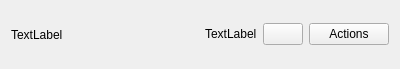
<?xml version="1.0" encoding="UTF-8"?>
<ui version="4.0">
 <class>serviceWidget</class>
 <widget class="QWidget" name="serviceWidget">
  <property name="geometry">
   <rect>
    <x>0</x>
    <y>0</y>
    <width>400</width>
    <height>69</height>
   </rect>
  </property>
  <layout class="QHBoxLayout" name="horizontalLayout">
   <item>
    <widget class="QLabel" name="nameLabel">
     <property name="sizePolicy">
      <sizepolicy hsizetype="Expanding" vsizetype="Preferred">
       <horstretch>0</horstretch>
       <verstretch>0</verstretch>
      </sizepolicy>
     </property>
     <property name="text">
      <string comment="KDE::DoNotExtract">TextLabel</string>
     </property>
    </widget>
   </item>
   <item>
    <widget class="QLabel" name="statusLabel">
     <property name="text">
      <string comment="KDE::DoNotExtract">TextLabel</string>
     </property>
     <property name="textFormat">
      <enum>Qt::RichText</enum>
     </property>
    </widget>
   </item>
   <item>
    <widget class="KPushButton" name="infoPushButton"/>
   </item>
   <item>
    <widget class="QPushButton" name="actionsButton">
     <property name="text">
      <string>Actions</string>
     </property>
    </widget>
   </item>
  </layout>
 </widget>
 <customwidgets>
  <customwidget>
   <class>KPushButton</class>
   <extends>QPushButton</extends>
   <header>kpushbutton.h</header>
  </customwidget>
 </customwidgets>
 <resources/>
 <connections/>
</ui>
